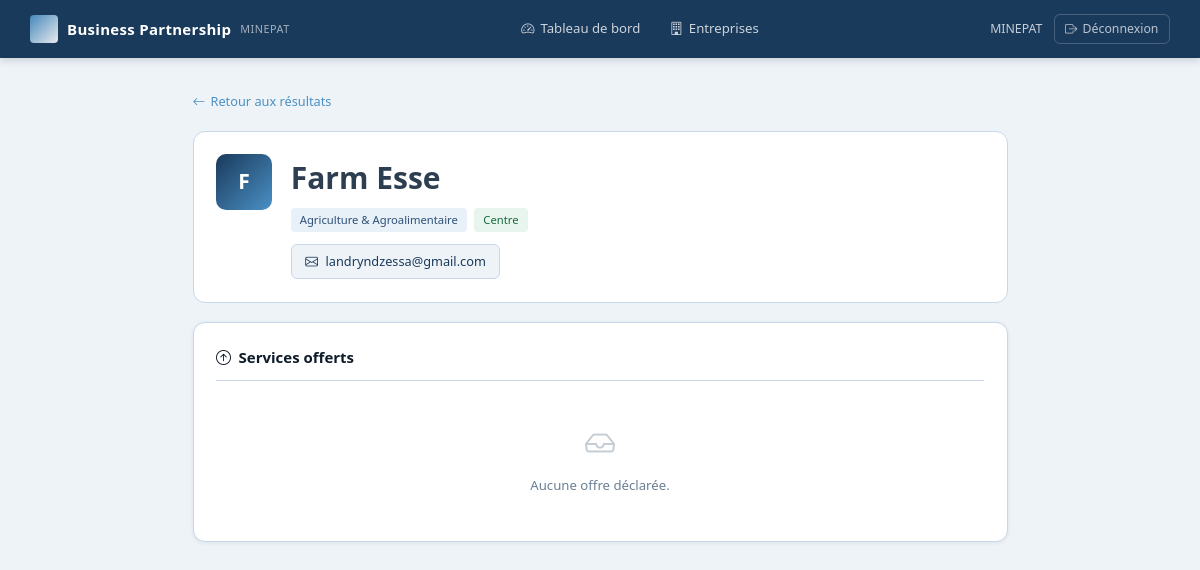
/entreprise/2/ (signed in), run on an earlier commit of the app's database.
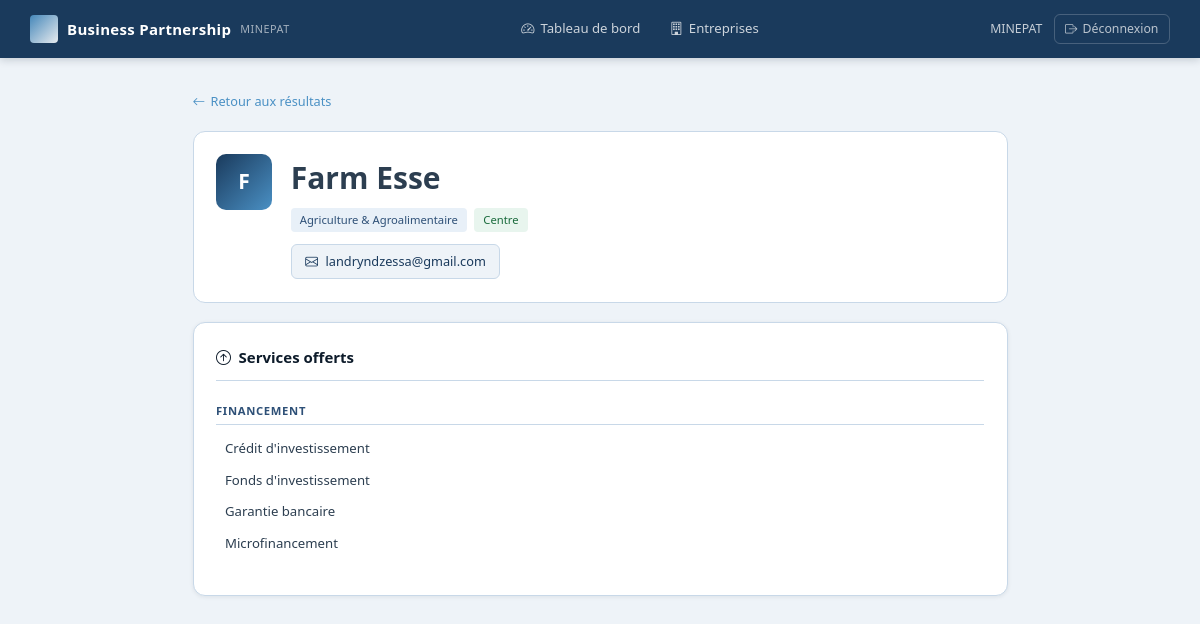
And on a later commit of the database.
### entreprises/models.py (models this page shows, shortened)
class Service(models.Model):
    nom_service = models.CharField(max_length=150)
    element = models.CharField(max_length=200)
    description = models.TextField(blank=True, null=True)
    class Meta:
        ordering = ['nom_service', 'element']

class BesoinOffreEntreprise(models.Model):
    entreprise = models.ForeignKey(Entreprise, on_delete=models.CASCADE, related_name='besoins_offres')
    service = models.ForeignKey(Service, on_delete=models.CASCADE, related_name='besoins_offres')
    besoin = models.BooleanField(default=True)
    date_enregistrement = models.DateTimeField(auto_now=True)
    class Meta:
        unique_together = ('entreprise', 'service', 'besoin')

### entreprises/views.py (the view)
# urls.py: path('entreprise/<int:pk>/', views.fiche_entreprise, name='fiche_entreprise'),
@login_required
def fiche_entreprise(request, pk):
    ent = get_object_or_404(Entreprise, pk=pk, statut='APPROUVEE')
    offres  = BesoinOffreEntreprise.objects.filter(entreprise=ent, besoin=False).select_related('service')
    besoins = BesoinOffreEntreprise.objects.filter(entreprise=ent, besoin=True).select_related('service')
    return render(request, 'entreprises/fiche_entreprise.html', {'ent': ent, 'offres': offres, 'besoins': besoins})

### templates/entreprises/fiche_entreprise.html (shortened to what this page needs)
{% extends 'base.html' %}
{% block content %}
<div class="page-single">
  <a href="{% url 'dashboard' %}" class="back-link"><i class="bi bi-arrow-left"></i> Retour aux résultats</a>
  <div class="fiche-header">
    <div class="fiche-avatar">{{ ent.raison_sociale|first }}</div>
    <div>
      <h1>{{ ent.raison_sociale }}</h1>
      <p class="page-meta">
        <span class="badge-branch">{{ ent.get_branche_activite_display }}</span>
        {% if ent.est_locale %}<span class="badge-locale">{{ ent.region }}</span>
        {% else %}<span class="badge-etranger">Internationale</span>{% endif %}
      </p>
      <a href="mailto:{{ ent.email }}" class="fiche-contact-email">
        <i class="bi bi-envelope"></i> {{ ent.email }}
      </a>
    </div>
  </div>
    <div class="section-card">
      <h2 class="section-title"><i class="bi bi-arrow-up-circle"></i> Services offerts</h2>
      {% if offres %}
        {% regroup offres by service.nom_service as grouped %}
        {% for g in grouped %}
        <div class="service-group">
          <div class="service-group-title">{{ g.grouper }}</div>
          {% for rel in g.list %}
          <div class="service-row-simple">{{ rel.service.element }}</div>
          {% endfor %}
        </div>
        {% endfor %}
      {% else %}<div class="empty-state"><i class="bi bi-inbox"></i><p>Aucune offre déclarée.</p></div>{% endif %}
    </div>
</div>
{% endblock %}

What changed in the data, as far as the page shows it:
now on this page (row unchanged): Service: grouper "FINANCEMENT"
added BesoinOffreEntreprise: service.element "Crédit d'investissement"
added BesoinOffreEntreprise: service.element "Fonds d'investissement"
added BesoinOffreEntreprise: service.element "Garantie bancaire"
added BesoinOffreEntreprise: service.element "Microfinancement"
Also different on the page:
text no longer shown: "Aucune offre déclarée."
